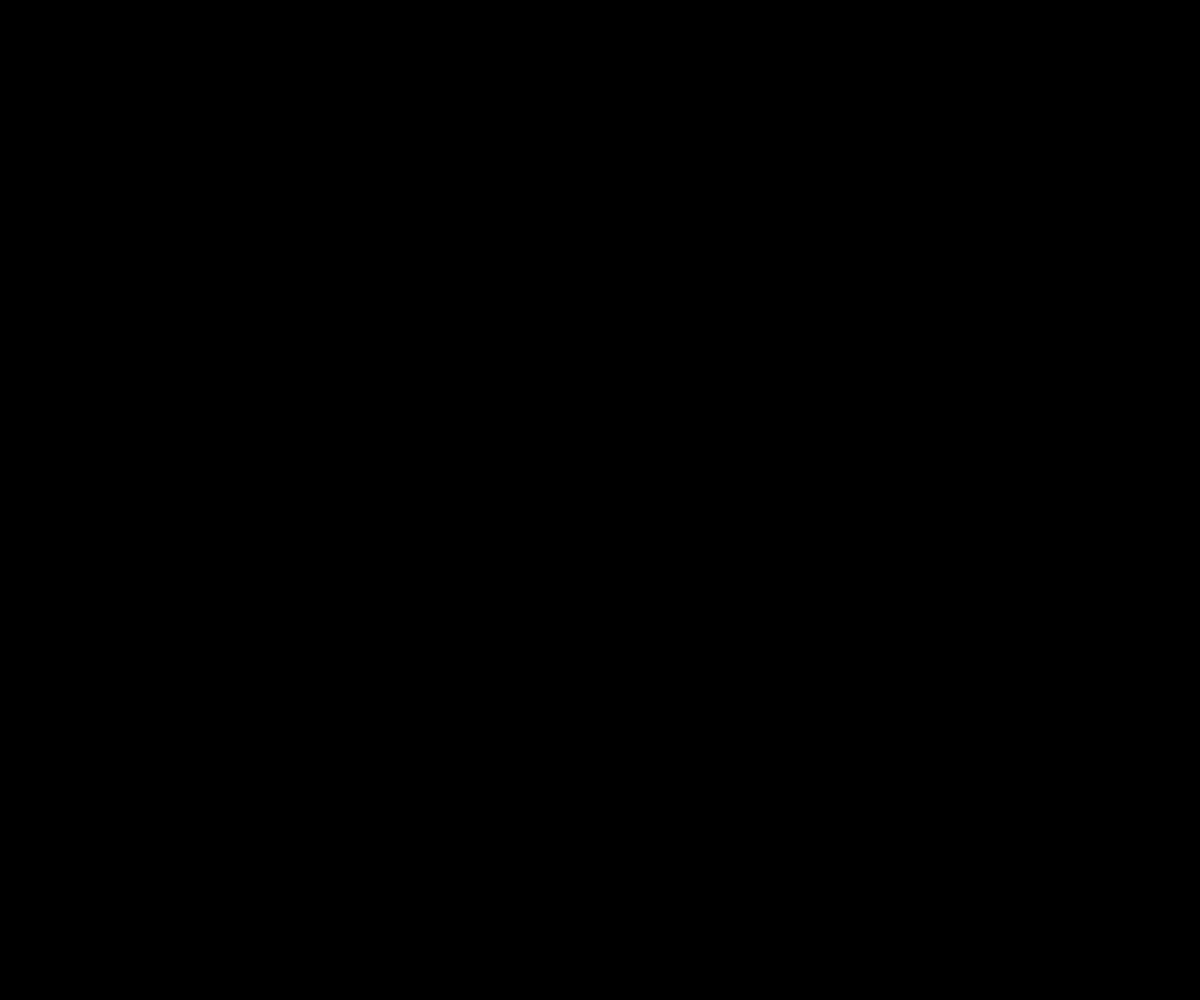
Frame 1 (no input)
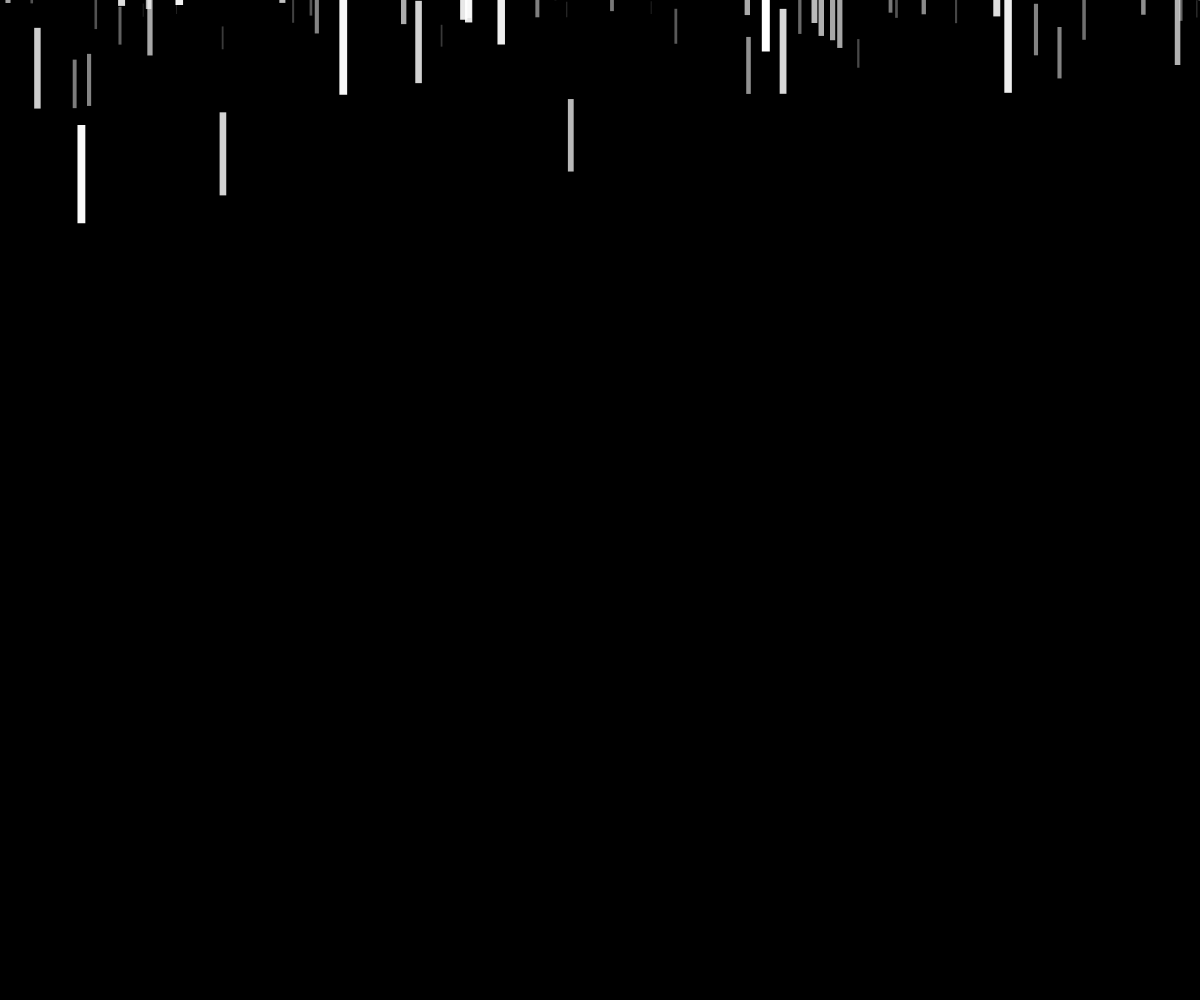
Frame 60 (no input)
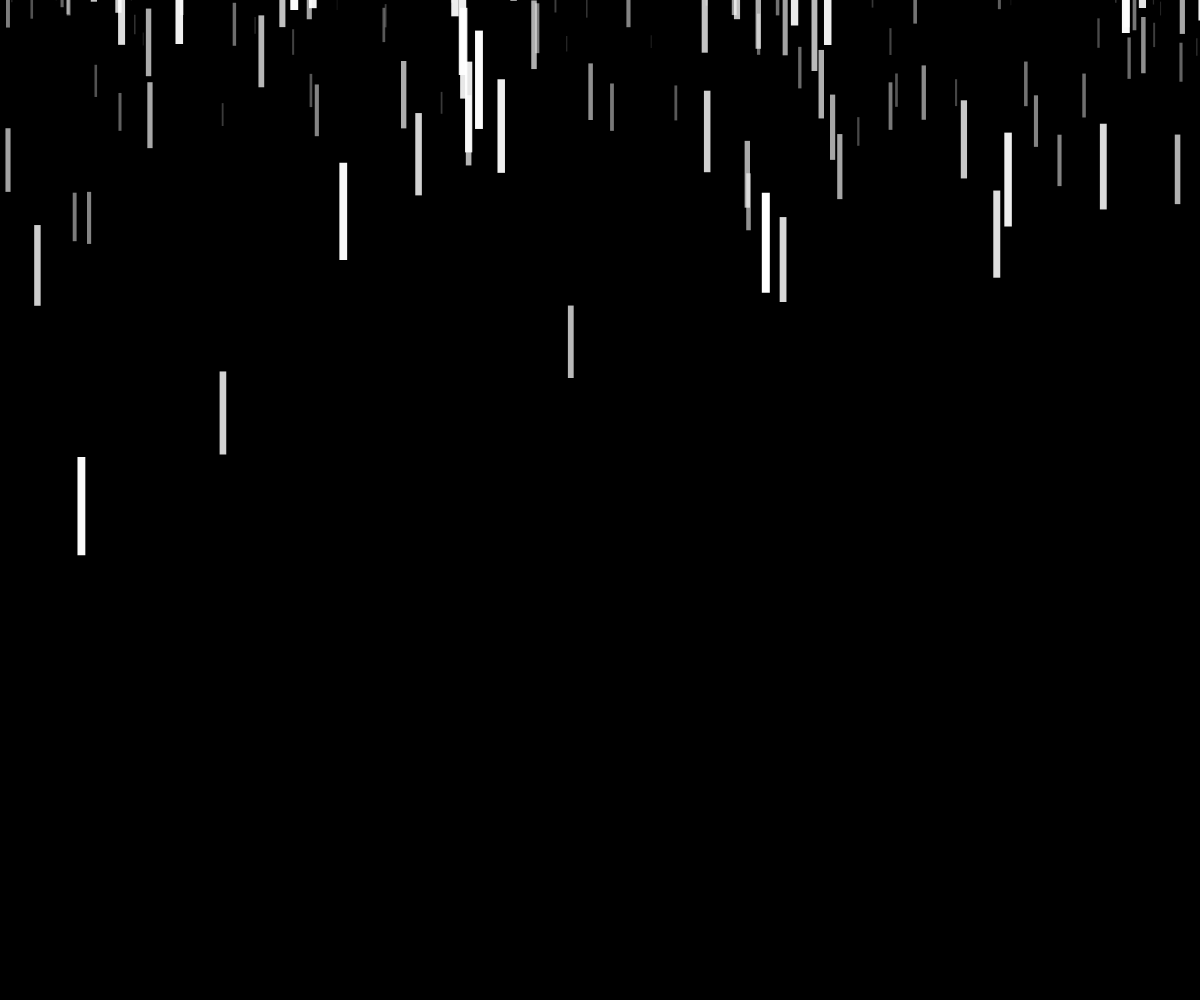
Frame 120 (the mouse pressed at the canvas centre since frame 60)

The p5.js sketch that drew these frames (run headless with seeded random() and noise() and a simulated clock; from frame 60 on, the mouse is pressed at the canvas centre):

// p5.js sketch
// ── sketch.js
let pingos = [];
let stack = 200;

class Pingo {
  constructor() {
    this.x = random(width);
    this.z = random(0.1, 1);
    this.y = -100 * this.z;
    this.vel = random(5);
    let a = 0.009;

    this.show = function () {
      fill(255, 255, 255, this.z * 255);
      noStroke()
      rect(this.x, this.y, 8 * this.z, 100 * this.z);
    };
    this.update = function () {
      this.y += this.vel * this.z;
      this.vel += a;
    };
    this.isOut = () => {
      return this.y < height;
    };
  }
}

function newPingo() {
  if (pingos.length < stack) {
    pingos.push(new Pingo());
  }
}

function setup() { 
}

function draw() {
  createCanvas(windowWidth, windowHeight);
  background(0);
  newPingo();
  for (let i = pingos.length; i--; ) {
    if (pingos[i].isOut()) {
      pingos[i].show();
      pingos[i].update();
    } else {
      pingos.splice(i, 1);
    }
  }
}
